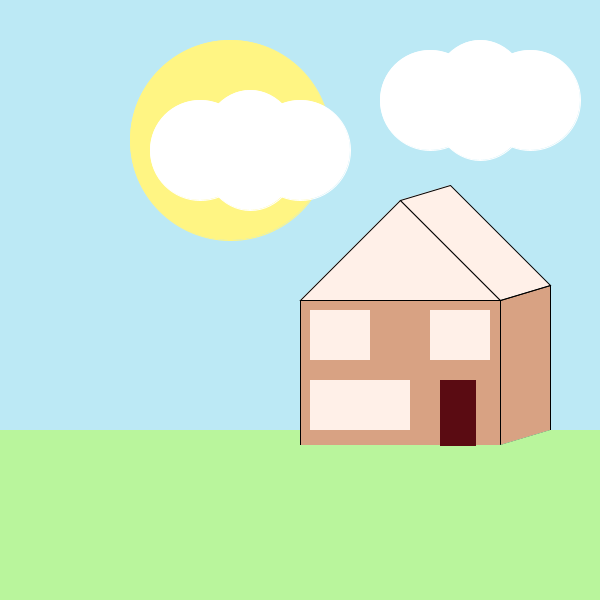
Frame 1 (no input)
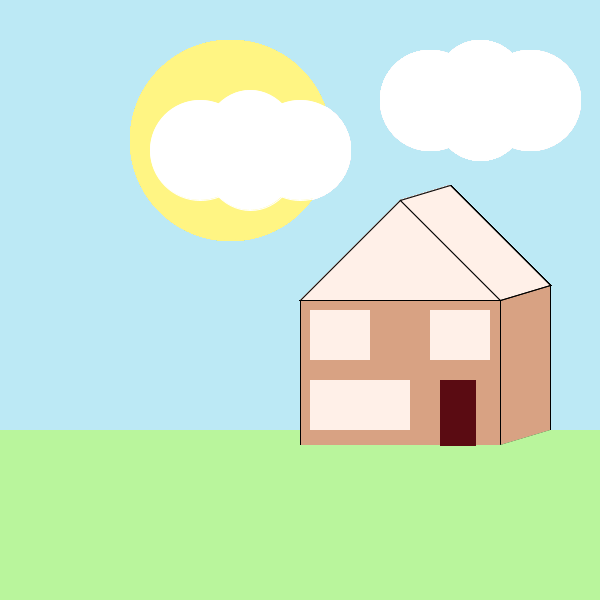
Frame 60 (the mouse pressed at the canvas centre just before this capture)
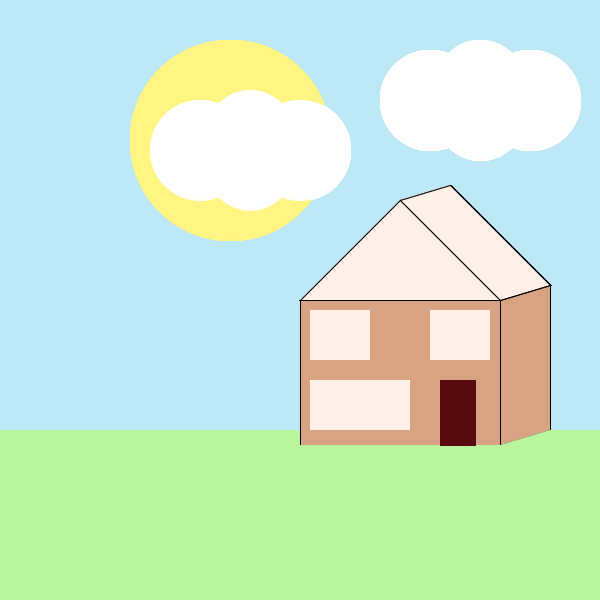
Frame 120 (the mouse held since frame 60 and released just before this capture)

The Processing sketch that drew these frames (run headless with seeded random() and noise(); from frame 60 on, the mouse is pressed at the canvas centre):

// Processing sketch: processing_112699
// ── processing_112699.pde

void setup(){
  size(600,600);
  background(188,233,245);
  
}
//Simon: Really like what Amy has done from our original idea. 
 // The cloud is a good addition. 
 //David: I think the colours really stand out and are used well.
void draw(){
  //This is for the sun and the cloud. The first fill, stroke and ellipse is for the yellow of the sun.
  fill(255,245,131);
  stroke(255,245,131);
  ellipse(230,140,200,200);
  //This is for the three circles for the clouds. The white for the cloud.
  //David: I like the idea and design of the clouds that are used.
  fill(255,255,255);
  stroke(255,255,255);
  ellipse(250,150,100,120);
  ellipse(300,150,100,100);
  ellipse(200,150,100,100);
  //Simon: another cloud?
   fill(255,255,255);
  stroke(255,255,255);
  ellipse(480,100,100,120);
  ellipse(530,100,100,100);
  ellipse(430,100,100,100);
  //This is for the rectangle of the house
  fill(216,162,131);
  //stroke(216,162,131);
  stroke(0);
  rect(300,300,200,145);
  //This is for the roof of the house.
  //Simon: Going to "3D" the house.
  quad(500,300,550,285,550,430,500,445);
  fill(255,240,232);
  triangle(300,300,400,200,500,300);
  quad(400,200,450,185,550,285,500,300);
  //This is for the grass for the garden.
  fill(185,245,156);
  stroke(185,245,156);
  rect(0,445,600,445);
  //Going to now add things in, windows and doors and such like.
 fill(255,240,232);
 noStroke();
 rect(310,310,60,50);
 rect(310,380,100,50);
 rect(430,310,60,50);
 fill(90,11,18);
 stroke(90,11,18);
 rect(440,380,35,65);
 //Simon: I should make the grass under the 3D part of the house.
 fill(185,245,156);
 noStroke();
 quad(500,445,550,430,600,430,600,500);
 //David: One little thing that could be changed is 
 //the level off the grass on the left side of the house 
 //could be made the same as on the right side if possible. 
 //Not sure how to do it myself.
 rect(0,430,300,15);
}
